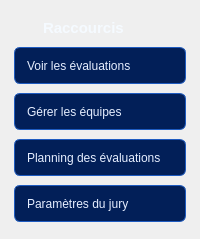
                      <widget class="QFrame" name="cardRaccourcis">
                       <property name="minimumSize">
                        <size>
                         <width>0</width>
                         <height>239</height>
                        </size>
                       </property>
                       <property name="maximumSize">
                        <size>
                         <width>16777215</width>
                         <height>239</height>
                        </size>
                       </property>
                       <property name="styleSheet">
                        <string notr="true">QFrame#cardRaccourcis { background-color: #011844; border: 1px solid #0F3070; border-radius: 10px; }</string>
                       </property>
                       <layout class="QVBoxLayout" name="cardRaccVLayout">
                        <property name="spacing">
                         <number>9</number>
                        </property>
                        <property name="leftMargin">
                         <number>14</number>
                        </property>
                        <property name="topMargin">
                         <number>18</number>
                        </property>
                        <property name="rightMargin">
                         <number>14</number>
                        </property>
                        <property name="bottomMargin">
                         <number>15</number>
                        </property>
                        <item>
                         <layout class="QHBoxLayout" name="raccRow">
                          <property name="spacing">
                           <number>9</number>
                          </property>
                          <property name="leftMargin">
                           <number>0</number>
                          </property>
                          <property name="topMargin">
                           <number>0</number>
                          </property>
                          <property name="rightMargin">
                           <number>0</number>
                          </property>
                          <property name="bottomMargin">
                           <number>0</number>
                          </property>
                          <item>
                           <widget class="QLabel" name="raccIcon">
                            <property name="minimumSize">
                             <size>
                              <width>20</width>
                              <height>20</height>
                             </size>
                            </property>
                            <property name="maximumSize">
                             <size>
                              <width>20</width>
                              <height>20</height>
                             </size>
                            </property>
                            <property name="text">
                             <string />
                            </property>
                            <property name="pixmap">
                             <pixmap resource="resources.qrc">:/img/card_compass.png</pixmap>
                            </property>
                            <property name="scaledContents">
                             <bool>true</bool>
                            </property>
                            <property name="styleSheet">
                             <string notr="true">background: transparent; border: none;</string>
                            </property>
                           </widget>
                          </item>
                          <item>
                           <widget class="QLabel" name="raccTitle">
                            <property name="styleSheet">
                             <string notr="true">color: #F5FAFF; font-size: 15px; font-weight: bold; background: transparent; border: none;</string>
                            </property>
                            <property name="text">
                             <string>Raccourcis</string>
                            </property>
                           </widget>
                          </item>
                          <item>
                           <spacer name="raccSp">
                            <property name="orientation">
                             <enum>Qt::Horizontal</enum>
                            </property>
                            <property name="sizeHint" stdset="0">
                             <size>
                              <width>40</width>
                              <height>20</height>
                             </size>
                            </property>
                           </spacer>
                          </item>
                         </layout>
                        </item>
                        <item>
                         <widget class="QPushButton" name="btnRaccEvals">
                          <property name="minimumSize">
                           <size>
                            <width>0</width>
                            <height>37</height>
                           </size>
                          </property>
                          <property name="maximumSize">
                           <size>
                            <width>16777215</width>
                            <height>37</height>
                           </size>
                          </property>
                          <property name="cursor">
                           <cursorShape>PointingHandCursor</cursorShape>
                          </property>
                          <property name="styleSheet">
                           <string notr="true">QPushButton { background-color: #021F58; color: #E6EEFF; border: 1px solid #1E5BC0; border-radius: 6px; padding: 0px 12px; text-align: left; font-size: 12px; } QPushButton:hover { background-color: #06306F; border-color: #3B82F6; } QPushButton:pressed { background-color: #031A48; }</string>
                          </property>
                          <property name="text">
                           <string>Voir les évaluations</string>
                          </property>
                          <property name="icon">
                           <iconset resource="resources.qrc">
                            <normaloff>:/img/sc_star.png</normaloff>:/img/sc_star.png</iconset>
                          </property>
                          <property name="iconSize">
                           <size>
                            <width>18</width>
                            <height>18</height>
                           </size>
                          </property>
                         </widget>
                        </item>
                        <item>
                         <widget class="QPushButton" name="btnRaccEquipes">
                          <property name="minimumSize">
                           <size>
                            <width>0</width>
                            <height>37</height>
                           </size>
                          </property>
                          <property name="maximumSize">
                           <size>
                            <width>16777215</width>
                            <height>37</height>
                           </size>
                          </property>
                          <property name="cursor">
                           <cursorShape>PointingHandCursor</cursorShape>
                          </property>
                          <property name="styleSheet">
                           <string notr="true">QPushButton { background-color: #021F58; color: #E6EEFF; border: 1px solid #1E5BC0; border-radius: 6px; padding: 0px 12px; text-align: left; font-size: 12px; } QPushButton:hover { background-color: #06306F; border-color: #3B82F6; } QPushButton:pressed { background-color: #031A48; }</string>
                          </property>
                          <property name="text">
                           <string>Gérer les équipes</string>
                          </property>
                          <property name="icon">
                           <iconset resource="resources.qrc">
                            <normaloff>:/img/sc_users.png</normaloff>:/img/sc_users.png</iconset>
                          </property>
                          <property name="iconSize">
                           <size>
                            <width>18</width>
                            <height>18</height>
                           </size>
                          </property>
                         </widget>
                        </item>
                        <item>
                         <widget class="QPushButton" name="btnRaccPlanning">
                          <property name="minimumSize">
                           <size>
                            <width>0</width>
                            <height>37</height>
                           </size>
                          </property>
                          <property name="maximumSize">
                           <size>
                            <width>16777215</width>
                            <height>37</height>
                           </size>
                          </property>
                          <property name="cursor">
                           <cursorShape>PointingHandCursor</cursorShape>
                          </property>
                          <property name="styleSheet">
                           <string notr="true">QPushButton { background-color: #021F58; color: #E6EEFF; border: 1px solid #1E5BC0; border-radius: 6px; padding: 0px 12px; text-align: left; font-size: 12px; } QPushButton:hover { background-color: #06306F; border-color: #3B82F6; } QPushButton:pressed { background-color: #031A48; }</string>
                          </property>
                          <property name="text">
                           <string>Planning des évaluations</string>
                          </property>
                          <property name="icon">
                           <iconset resource="resources.qrc">
                            <normaloff>:/img/sc_calendar.png</normaloff>:/img/sc_calendar.png</iconset>
                          </property>
                          <property name="iconSize">
                           <size>
                            <width>18</width>
                            <height>18</height>
                           </size>
                          </property>
                         </widget>
                        </item>
                        <item>
                         <widget class="QPushButton" name="btnRaccParametres">
                          <property name="minimumSize">
                           <size>
                            <width>0</width>
                            <height>37</height>
                           </size>
                          </property>
                          <property name="maximumSize">
                           <size>
                            <width>16777215</width>
                            <height>37</height>
                           </size>
                          </property>
                          <property name="cursor">
                           <cursorShape>PointingHandCursor</cursorShape>
                          </property>
                          <property name="styleSheet">
                           <string notr="true">QPushButton { background-color: #021F58; color: #E6EEFF; border: 1px solid #1E5BC0; border-radius: 6px; padding: 0px 12px; text-align: left; font-size: 12px; } QPushButton:hover { background-color: #06306F; border-color: #3B82F6; } QPushButton:pressed { background-color: #031A48; }</string>
                          </property>
                          <property name="text">
                           <string>Paramètres du jury</string>
                          </property>
                          <property name="icon">
                           <iconset resource="resources.qrc">
                            <normaloff>:/img/sc_gear.png</normaloff>:/img/sc_gear.png</iconset>
                          </property>
                          <property name="iconSize">
                           <size>
                            <width>18</width>
                            <height>18</height>
                           </size>
                          </property>
                         </widget>
                        </item>
                        <item>
                         <spacer name="raccSpacer">
                          <property name="orientation">
                           <enum>Qt::Vertical</enum>
                          </property>
                          <property name="sizeHint" stdset="0">
                           <size>
                            <width>20</width>
                            <height>40</height>
                           </size>
                          </property>
                         </spacer>
                        </item>
                       </layout>
                      </widget>
